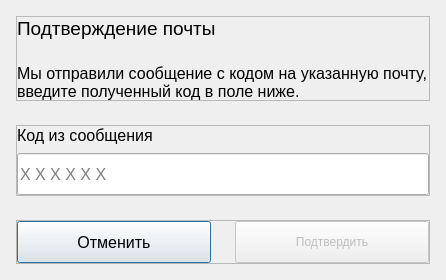
<?xml version="1.0" encoding="UTF-8"?>
<ui version="4.0">
 <class>Dialog</class>
 <widget class="QDialog" name="Dialog">
  <property name="windowModality">
   <enum>Qt::ApplicationModal</enum>
  </property>
  <property name="geometry">
   <rect>
    <x>0</x>
    <y>0</y>
    <width>446</width>
    <height>280</height>
   </rect>
  </property>
  <property name="minimumSize">
   <size>
    <width>446</width>
    <height>280</height>
   </size>
  </property>
  <property name="maximumSize">
   <size>
    <width>446</width>
    <height>280</height>
   </size>
  </property>
  <property name="windowTitle">
   <string>Dialog</string>
  </property>
  <property name="modal">
   <bool>true</bool>
  </property>
  <layout class="QVBoxLayout" name="verticalLayout_3">
   <property name="spacing">
    <number>24</number>
   </property>
   <property name="leftMargin">
    <number>16</number>
   </property>
   <property name="topMargin">
    <number>16</number>
   </property>
   <property name="rightMargin">
    <number>16</number>
   </property>
   <property name="bottomMargin">
    <number>16</number>
   </property>
   <item>
    <widget class="QFrame" name="texts_frame">
     <property name="frameShape">
      <enum>QFrame::StyledPanel</enum>
     </property>
     <property name="frameShadow">
      <enum>QFrame::Raised</enum>
     </property>
     <layout class="QVBoxLayout" name="verticalLayout">
      <property name="spacing">
       <number>24</number>
      </property>
      <property name="leftMargin">
       <number>0</number>
      </property>
      <property name="topMargin">
       <number>0</number>
      </property>
      <property name="rightMargin">
       <number>0</number>
      </property>
      <property name="bottomMargin">
       <number>0</number>
      </property>
      <item>
       <widget class="QLabel" name="label_label">
        <property name="font">
         <font>
          <pointsize>14</pointsize>
         </font>
        </property>
        <property name="text">
         <string>Подтверждение почты</string>
        </property>
       </widget>
      </item>
      <item>
       <widget class="QLabel" name="description_label">
        <property name="font">
         <font>
          <pointsize>12</pointsize>
         </font>
        </property>
        <property name="text">
         <string>Мы отправили сообщение с кодом на указанную почту, введите полученный код в поле ниже.</string>
        </property>
        <property name="wordWrap">
         <bool>true</bool>
        </property>
       </widget>
      </item>
     </layout>
    </widget>
   </item>
   <item>
    <widget class="QFrame" name="verification_code_frame">
     <property name="frameShape">
      <enum>QFrame::StyledPanel</enum>
     </property>
     <property name="frameShadow">
      <enum>QFrame::Raised</enum>
     </property>
     <layout class="QVBoxLayout" name="verticalLayout_2">
      <property name="spacing">
       <number>8</number>
      </property>
      <property name="leftMargin">
       <number>0</number>
      </property>
      <property name="topMargin">
       <number>0</number>
      </property>
      <property name="rightMargin">
       <number>0</number>
      </property>
      <property name="bottomMargin">
       <number>0</number>
      </property>
      <item>
       <widget class="QLabel" name="lineedit_label">
        <property name="font">
         <font>
          <pointsize>12</pointsize>
         </font>
        </property>
        <property name="text">
         <string>Код из сообщения</string>
        </property>
       </widget>
      </item>
      <item>
       <widget class="IconLineEdit" name="verification_code_lineEdit">
        <property name="minimumSize">
         <size>
          <width>0</width>
          <height>42</height>
         </size>
        </property>
        <property name="font">
         <font>
          <pointsize>12</pointsize>
         </font>
        </property>
        <property name="styleSheet">
         <string notr="true"/>
        </property>
        <property name="inputMask">
         <string/>
        </property>
        <property name="text">
         <string/>
        </property>
        <property name="maxLength">
         <number>6</number>
        </property>
        <property name="placeholderText">
         <string>X X X X X X</string>
        </property>
       </widget>
      </item>
     </layout>
    </widget>
   </item>
   <item>
    <widget class="QFrame" name="frame">
     <property name="frameShape">
      <enum>QFrame::StyledPanel</enum>
     </property>
     <property name="frameShadow">
      <enum>QFrame::Raised</enum>
     </property>
     <layout class="QHBoxLayout" name="horizontalLayout">
      <property name="spacing">
       <number>24</number>
      </property>
      <property name="leftMargin">
       <number>0</number>
      </property>
      <property name="topMargin">
       <number>0</number>
      </property>
      <property name="rightMargin">
       <number>0</number>
      </property>
      <property name="bottomMargin">
       <number>0</number>
      </property>
      <item>
       <widget class="TertiaryButton" name="cancel_pushButton">
        <property name="sizePolicy">
         <sizepolicy hsizetype="Expanding" vsizetype="Expanding">
          <horstretch>0</horstretch>
          <verstretch>0</verstretch>
         </sizepolicy>
        </property>
        <property name="minimumSize">
         <size>
          <width>0</width>
          <height>42</height>
         </size>
        </property>
        <property name="font">
         <font>
          <pointsize>12</pointsize>
         </font>
        </property>
        <property name="text">
         <string>Отменить</string>
        </property>
       </widget>
      </item>
      <item>
       <widget class="PrimaryButton" name="accept_pushButton">
        <property name="enabled">
         <bool>false</bool>
        </property>
        <property name="sizePolicy">
         <sizepolicy hsizetype="Expanding" vsizetype="Expanding">
          <horstretch>0</horstretch>
          <verstretch>0</verstretch>
         </sizepolicy>
        </property>
        <property name="minimumSize">
         <size>
          <width>0</width>
          <height>42</height>
         </size>
        </property>
        <property name="text">
         <string>Подтвердить</string>
        </property>
       </widget>
      </item>
     </layout>
    </widget>
   </item>
  </layout>
 </widget>
 <customwidgets>
  <customwidget>
   <class>PrimaryButton</class>
   <extends>QPushButton</extends>
   <header>.custom_widgets</header>
  </customwidget>
  <customwidget>
   <class>TertiaryButton</class>
   <extends>QPushButton</extends>
   <header>.custom_widgets</header>
  </customwidget>
  <customwidget>
   <class>IconLineEdit</class>
   <extends>QLineEdit</extends>
   <header>.custom_widgets</header>
  </customwidget>
 </customwidgets>
 <resources>
  <include location="../resources/icons/icons_resources.qrc"/>
 </resources>
 <connections/>
</ui>
